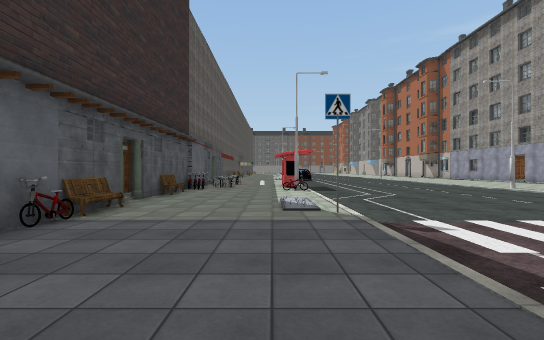
View 1 (above)

23 first-person views from a walk through a 3-D level made in the Unity game engine. The camera is 1.4 m above the floor, looks level and sees 85° across. Doors are open. The floor is counted in squares, 2 m on a side. Each view is taken from the middle of a square. On the plan, view 1 faces up. The plan holds only what a view shows up to about 10 squares ahead; the rest is blank. The place goes on beyond the plan. The player is left out. Some surface patterns are stand-ins.

View 2
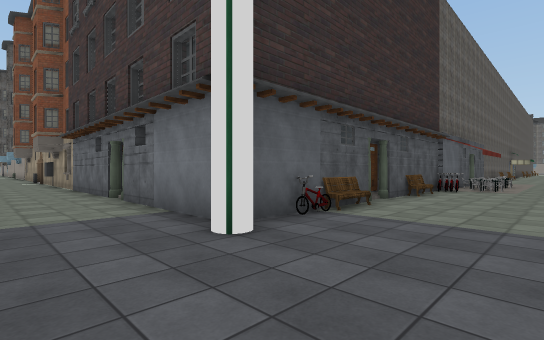

View 3
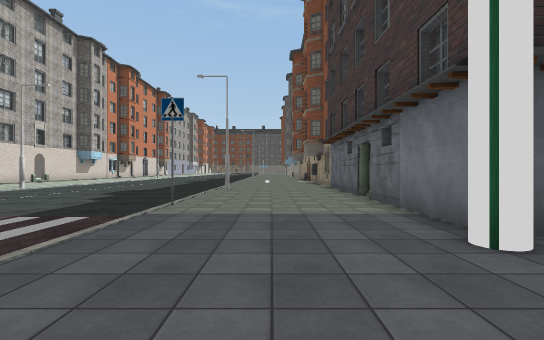

View 4
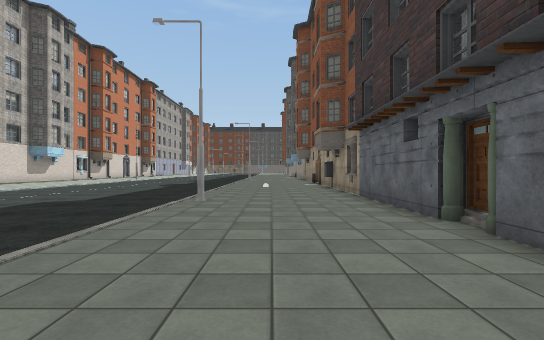

View 5
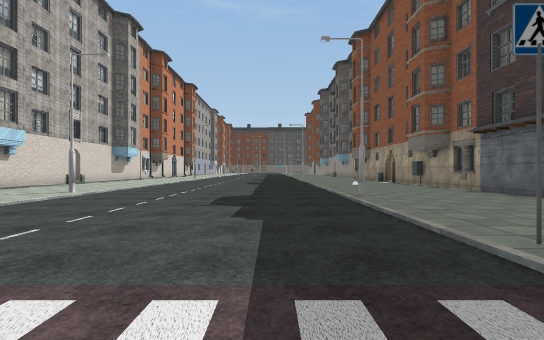

View 6
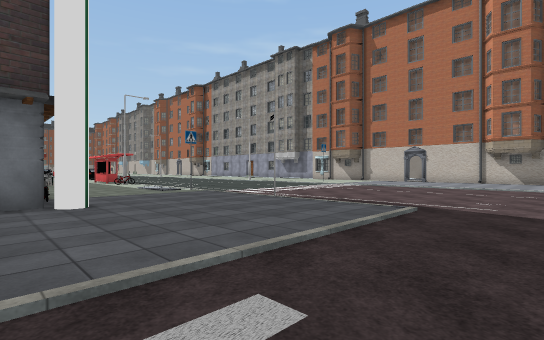

View 7
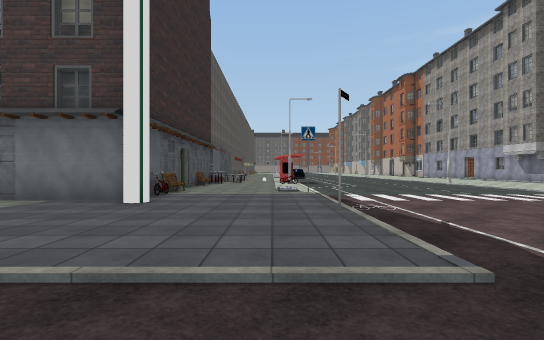

View 8
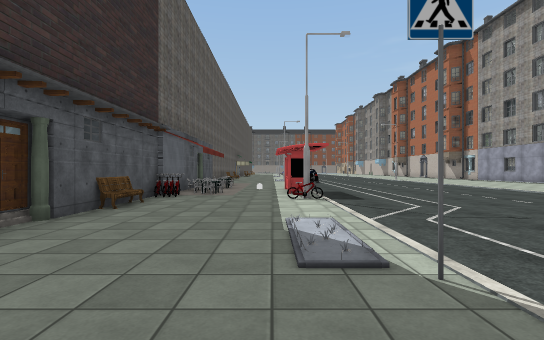

View 9
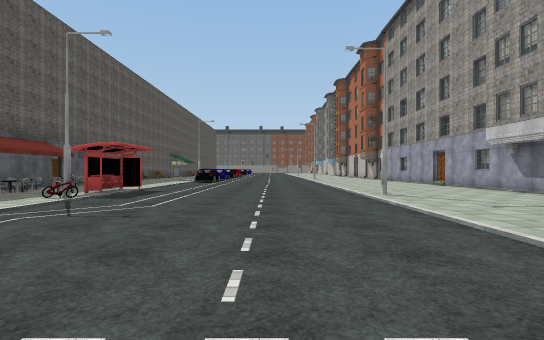

View 10
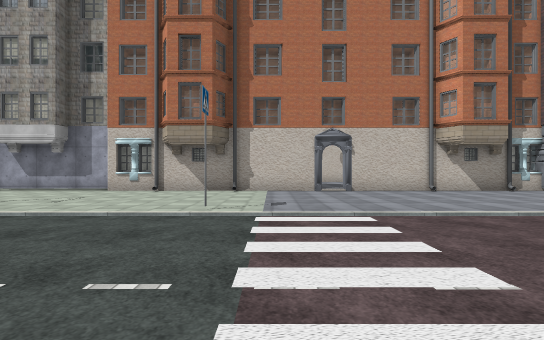

View 11
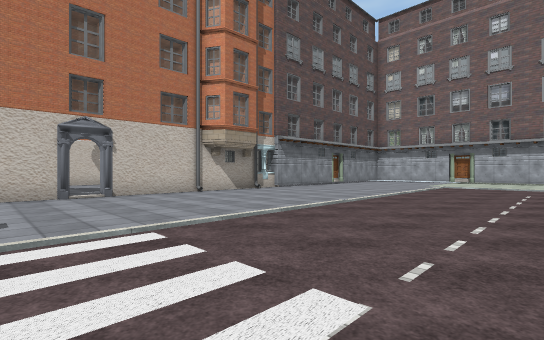

View 12
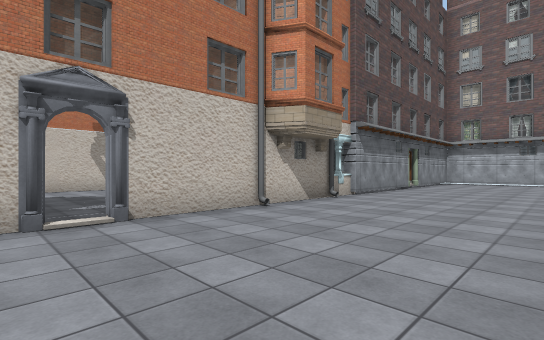

View 13
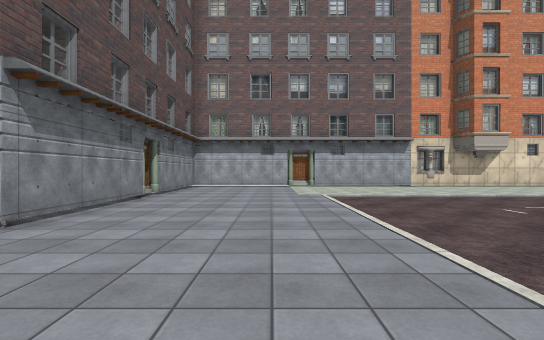

View 14
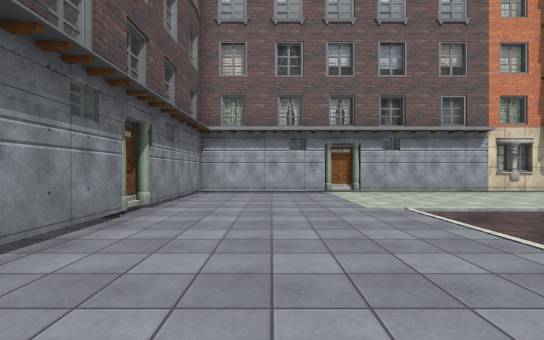

View 15
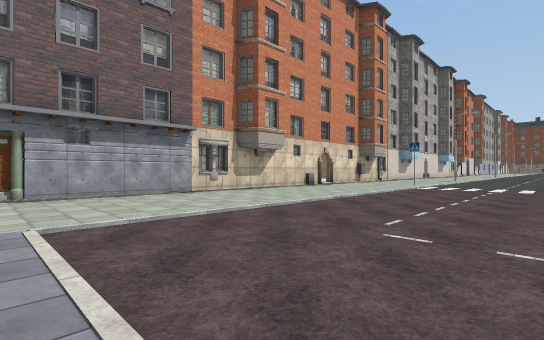

View 16
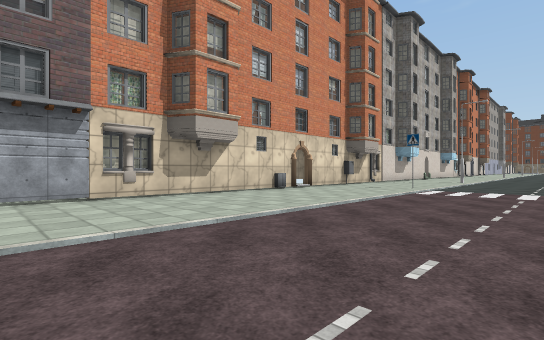

View 17
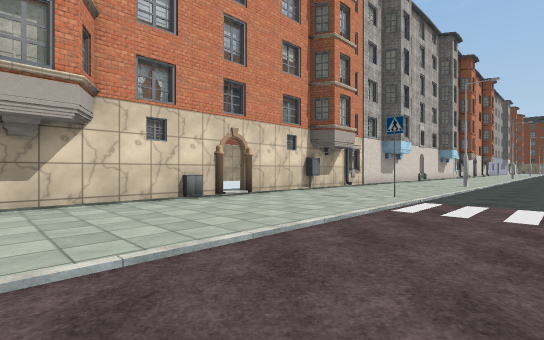

View 18
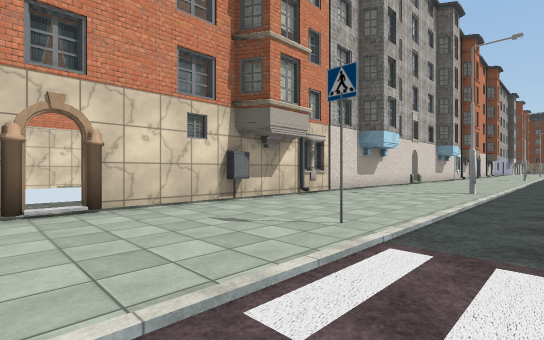

View 19
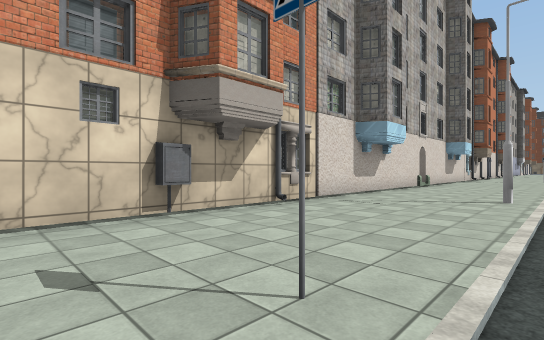

View 20
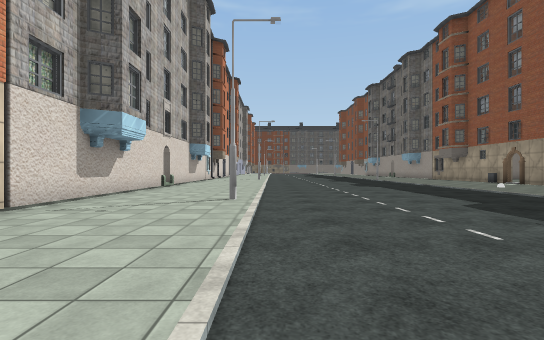

View 21
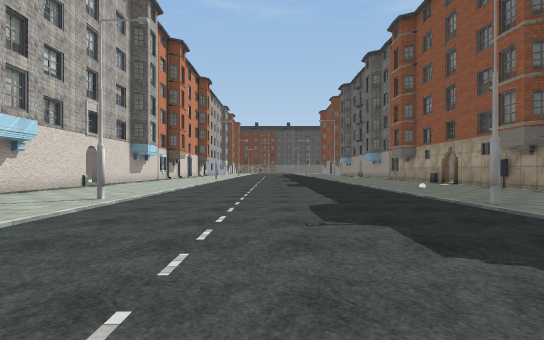

View 22
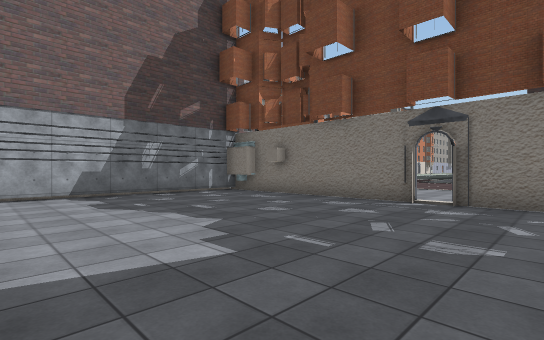

View 23
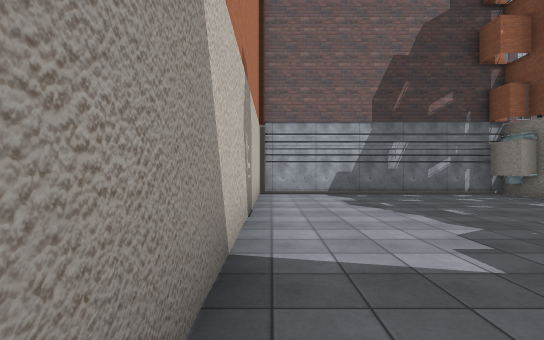

### Floor plan
Points are (right, up) in squares from view 1. A wall is a line through its corners. A room is listed if a view was taken in it or the views show most of it. See-through windows are left out.
Room 1 (views 1, 2, 3, 4, 5, 6, 7, 8, 9, 10, 11, 12, 13, 14, 15, 16, 17, 18, 19, 20, 21)
walls: (-3.1, 2.4) (-7.2, 2.4); (-3.2, 3.5) (-3.2, 2.8); (-3.2, 6.3) (-3.2, 5.4); (-7.6, 2.7) (-8.3, 2.7) (-8.3, 2.4) (-15, 2.4); (-3.4, 7.4) (-3.4, 6.6); (-3.2, 10.4) (-3.2, 7.3); (3.4, -13.2) (4.3, -13.4); (-2.5, -13.2) (8.7, -13.2); (13.4, 2.4) (13.4, 13); (13.4, -4.6) (13.4, 1.7); (3.4, -13.7) (4, -13.7); (0.5, 13) (0.5, 12.1); (-3.2, 12.4) (-3.2, 11.4); (-6.4, -13) (-5.8, -13); (13.2, -8.4) (13.2, -4.5); (8.4, -13.5) (9.1, -13.5); (9.2, -13.2) (13.2, -13.2) (13.2, -9.5); (13.8, 7.9) (13.8, 8.4); (-15, -13.2) (-3.3, -13.2)
low walls: (1, 11.8) (0.5, 11.8)
ways out: open door at (13.5, 2) to room 2; open door at (-3, -13)
objects: other object (-5, -10); other object (-5, -2); other object (-3, 4); other object (-3, 5); other object (-3, 9); other object (-3, 11); other object (-3, 13); other object (-2, 11); other object (-2, 12); other object (-1, 12); other object (1, 1); other object (1, 5); other object (1, 10); other object (9, 5)
Room 2 (views 22, 23)
walls: (13.4, 1.6) (13.4, -4.5) (20.4, -4.5) (20.4, 3.6); (13.4, 3.7) (13.4, 2.4); (13.1, -3.4) (13.7, -3.4) (13.7, -4.5)
ways out: open door at (13.5, 2) to room 1

Positions as (right, up) in squares from view 1, and headings:
1: (0, 0), facing up
2: (0, 0), facing up-left
3: (0, 0), facing left
4: (-4, 0), facing left
5: (-3, -4), facing left
6: (-4, -4), facing up-right
7: (0, -4), facing up
8: (0, 3), facing up
9: (6, 3), facing up
10: (4, 4), facing right
11: (5, 4), facing down-right
12: (9, 3), facing down-right
13: (10, -1), facing down
14: (11, -4), facing down
15: (9, -5), facing down-left
16: (6, -6), facing down-left
17: (2, -7), facing down-left
18: (-2, -8), facing down-left
19: (-4, -9), facing down-left
20: (-5, -9), facing left
21: (-5, -6), facing left
22: (20, 4), facing down-left
23: (20, 4), facing down
